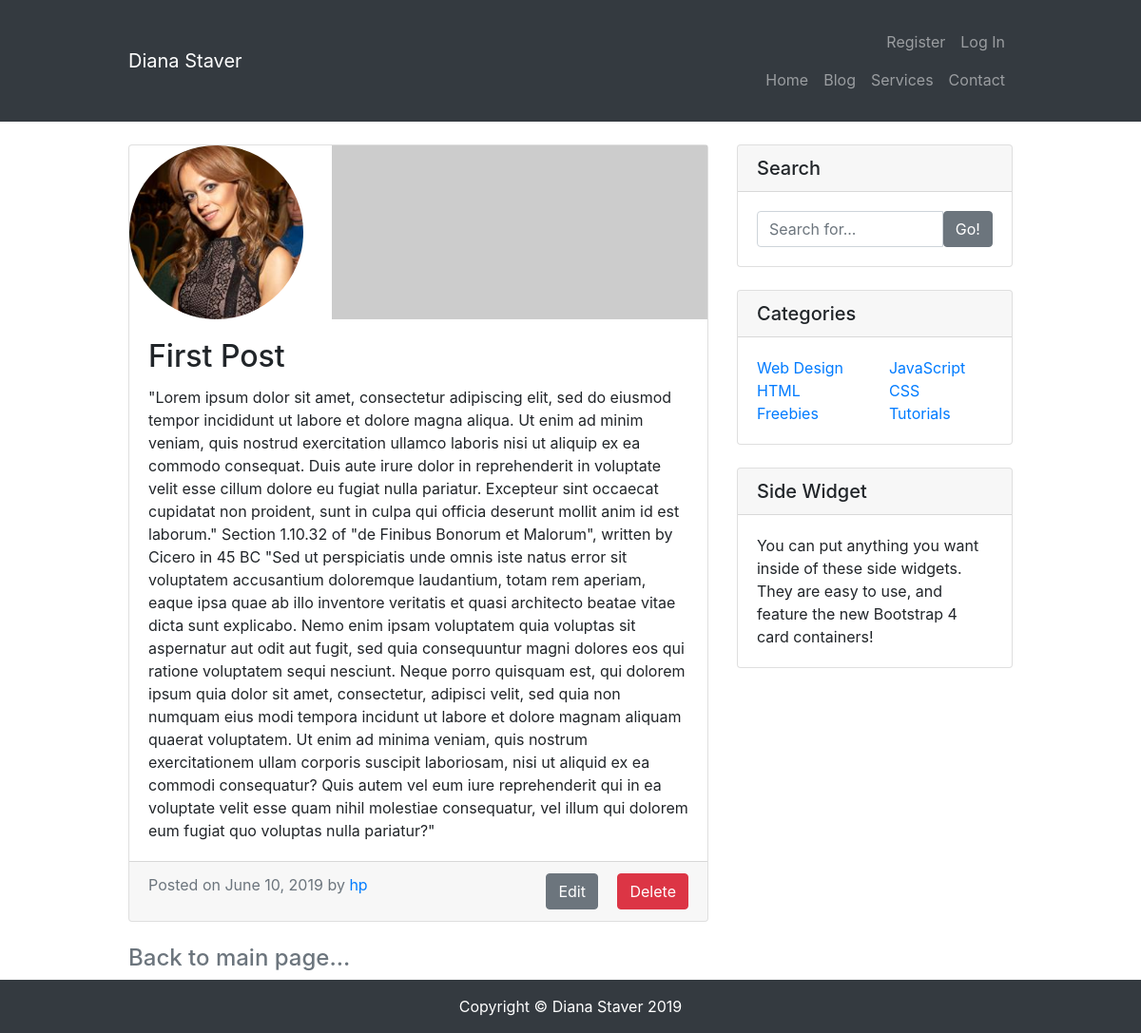
Page /blog/post/1/ on the committed database.
### blog/models.py (models this page shows, shortened)
class Post(models.Model):
    title = models.CharField(max_length=50)
    content = models.TextField()
    date_posted = models.DateTimeField('Posted On', default=timezone.now)
    date_updated = models.DateTimeField(auto_now=True)
    author = models.ForeignKey(User, on_delete=models.CASCADE)
    class Meta:
        ordering = ['-date_posted',]

### users/models.py (models this page shows, shortened)
class Profile(models.Model):
    user = models.OneToOneField(User, on_delete=models.CASCADE)
    image = models.ImageField(default='default.jpg', upload_to='profile_pics')

### blog/views.py (the view)
# urls.py: path('post/<int:pk>/', PostDetailView.as_view(), name='post-detail'),
class PostDetailView(DetailView):
    model = Post

### blog/templates/blog/post_detail.html
{% extends 'site_content/base.html' %}
{% block content %}
<div class="container">
    <div class="row">
        <div class="col-md-8">
            <div class="card my-4">
                <div class="row">
                    <img class="rounded-circle col-4" src="{{ object.author.profile.image.url }}">
                    <img class="card-img-top col-8" src="http://placehold.it/750x300" alt="Card image cap">
                </div>
                <div class="card-body">
                    <h2 class="card-title">{{ object.title }}</h2>
                    <p class="card-text">{{ object.content }}</p>
                </div>
                <div class="card-footer text-muted">
                    <div class="row">
                        <span class="col-6">
                            Posted on {{ object.date_posted|date:'F d, Y' }} by
                            <a href="{% url 'profile-detail' object.author %}">{{ object.author }}</a>
                        </span>
                        <span class="col-6 text-right">
                            <a class="btn btn-secondary btn-small ml-5 mr-3" href="{% url 'post-update' object.id %}">Edit</a>
                            <a class="btn btn-danger btn-small" href="{% url 'post-delete' object.id %}">Delete</a>
                        </span>
                    </div>
                </div>
            </div>
            <div class="justify-content-center">
                <a class="text-secondary" href="{% url 'blog' %}"><h4>Back to main page...</h4></a>
            </div>
        </div>
        <div class="col-md-4">
            <div class="card my-4">
                <h5 class="card-header">Search</h5>
                <div class="card-body">
                    <div class="input-group">
                        <input type="text" class="form-control" placeholder="Search for...">
                        <span class="input-group-btn">
                            <button class="btn btn-secondary" type="button">Go!</button>
                        </span>
                    </div>
                </div>
            </div>
            <div class="card my-4">
                <h5 class="card-header">Categories</h5>
                <div class="card-body">
                    <div class="row">
                        <div class="col-lg-6">
                            <ul class="list-unstyled mb-0">
                                <li>
                                    <a href="#">Web Design</a>
                                </li>
                                <li>
                                    <a href="#">HTML</a>
                                </li>
                                <li>
                                    <a href="#">Freebies</a>
                                </li>
                            </ul>
                        </div>
                        <div class="col-lg-6">
                            <ul class="list-unstyled mb-0">
                                <li>
                                    <a href="#">JavaScript</a>
                                </li>
                                <li>
                                    <a href="#">CSS</a>
                                </li>
                                <li>
                                    <a href="#">Tutorials</a>
                                </li>
                            </ul>
                        </div>
                    </div>
                </div>
            </div>
            <div class="card my-4">
                <h5 class="card-header">Side Widget</h5>
                <div class="card-body">
                    You can put anything you want inside of these side widgets. They are easy to use, and feature the
                    new Bootstrap 4 card containers!
                </div>
            </div>
        </div>
    </div>
</div>
{% endblock content %}

### site_content/static/site_content/style.css (style rules this page uses)
.container { max-width: 960px; }

### rows in the picture
Post: author.profile.image (picture), title "First Post", content "\"Lorem ipsum dolor sit amet, consectetur adipiscing elit, sed do eiusmod tempor incididunt ut labore et dolore magna aliqua. Ut enim ad minim veniam, quis nostrud exercitation ullamco laboris nisi ut aliquip ex ea commodo consequat. Duis aute irure dolor in reprehenderit in voluptate velit esse cillum dolore eu fugiat nulla pariatur. Excepteur sint occaecat cupidatat non proident, sunt in culpa qui officia deserunt mollit anim id est laborum.\" Section 1.10.32 of \"de Finibus Bonorum et Malorum\", written by Cicero in 45 BC \"Sed ut perspiciatis unde omnis iste natus error sit voluptatem accusantium doloremque laudantium, totam rem aperiam, eaque ipsa quae ab illo inventore veritatis et quasi…", date_posted "June 10, 2019", author "hp"
